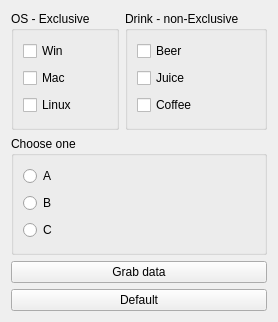
<?xml version="1.0" encoding="UTF-8"?>
<ui version="4.0">
 <class>Widget</class>
 <widget class="QWidget" name="Widget">
  <property name="geometry">
   <rect>
    <x>0</x>
    <y>0</y>
    <width>271</width>
    <height>322</height>
   </rect>
  </property>
  <property name="windowTitle">
   <string>Widget</string>
  </property>
  <layout class="QVBoxLayout" name="verticalLayout_4">
   <item>
    <layout class="QHBoxLayout" name="horizontalLayout">
     <item>
      <widget class="QGroupBox" name="groupBox">
       <property name="title">
        <string>OS - Exclusive</string>
       </property>
       <layout class="QVBoxLayout" name="verticalLayout">
        <item>
         <widget class="QCheckBox" name="winCheckBox">
          <property name="text">
           <string>Win</string>
          </property>
         </widget>
        </item>
        <item>
         <widget class="QCheckBox" name="macCheckBox">
          <property name="text">
           <string>Mac</string>
          </property>
         </widget>
        </item>
        <item>
         <widget class="QCheckBox" name="linuxCheckBox">
          <property name="text">
           <string>Linux</string>
          </property>
         </widget>
        </item>
       </layout>
      </widget>
     </item>
     <item>
      <widget class="QGroupBox" name="groupBox_2">
       <property name="title">
        <string>Drink - non-Exclusive</string>
       </property>
       <layout class="QVBoxLayout" name="verticalLayout_2">
        <item>
         <widget class="QCheckBox" name="beerCheckBox">
          <property name="text">
           <string>Beer</string>
          </property>
         </widget>
        </item>
        <item>
         <widget class="QCheckBox" name="juiceCheckBox">
          <property name="text">
           <string>Juice</string>
          </property>
         </widget>
        </item>
        <item>
         <widget class="QCheckBox" name="coffeeCheckBox">
          <property name="text">
           <string>Coffee</string>
          </property>
         </widget>
        </item>
       </layout>
      </widget>
     </item>
    </layout>
   </item>
   <item>
    <widget class="QGroupBox" name="groupBox_3">
     <property name="title">
      <string>Choose one</string>
     </property>
     <layout class="QVBoxLayout" name="verticalLayout_3">
      <item>
       <widget class="QRadioButton" name="radioButton">
        <property name="text">
         <string>A</string>
        </property>
       </widget>
      </item>
      <item>
       <widget class="QRadioButton" name="radioButton_2">
        <property name="text">
         <string>B</string>
        </property>
       </widget>
      </item>
      <item>
       <widget class="QRadioButton" name="radioButton_3">
        <property name="text">
         <string>C</string>
        </property>
       </widget>
      </item>
     </layout>
    </widget>
   </item>
   <item>
    <widget class="QPushButton" name="grabPushButton">
     <property name="text">
      <string>Grab data</string>
     </property>
    </widget>
   </item>
   <item>
    <widget class="QPushButton" name="setPushButton">
     <property name="text">
      <string>Default</string>
     </property>
    </widget>
   </item>
  </layout>
 </widget>
 <resources/>
 <connections/>
</ui>
